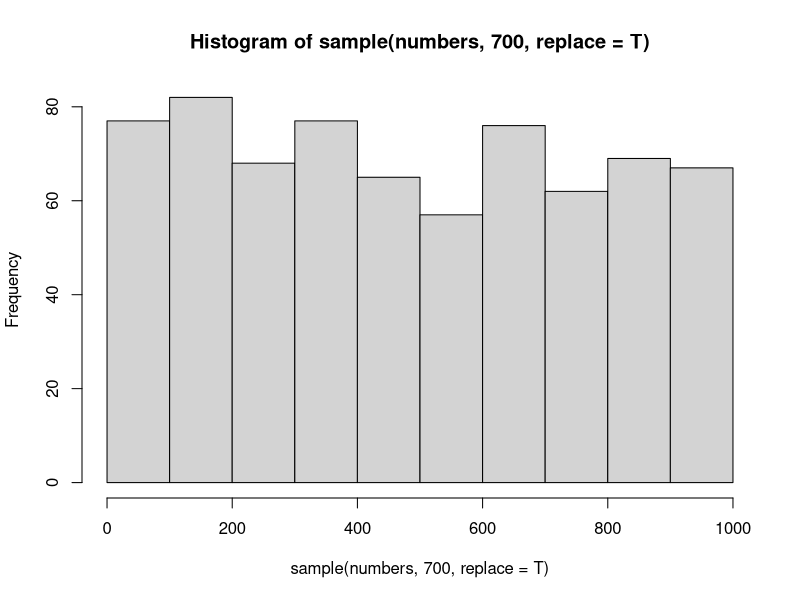

Reproduce this figure in R.
## ---- chunk 1
numbers <- 1:1000

# This will print the first 10 elements of the vector numbers
numbers[1:30]

# This will plot a histogram of 100 random elements of the vector numbers
hist(sample(numbers, 700, replace = T))


